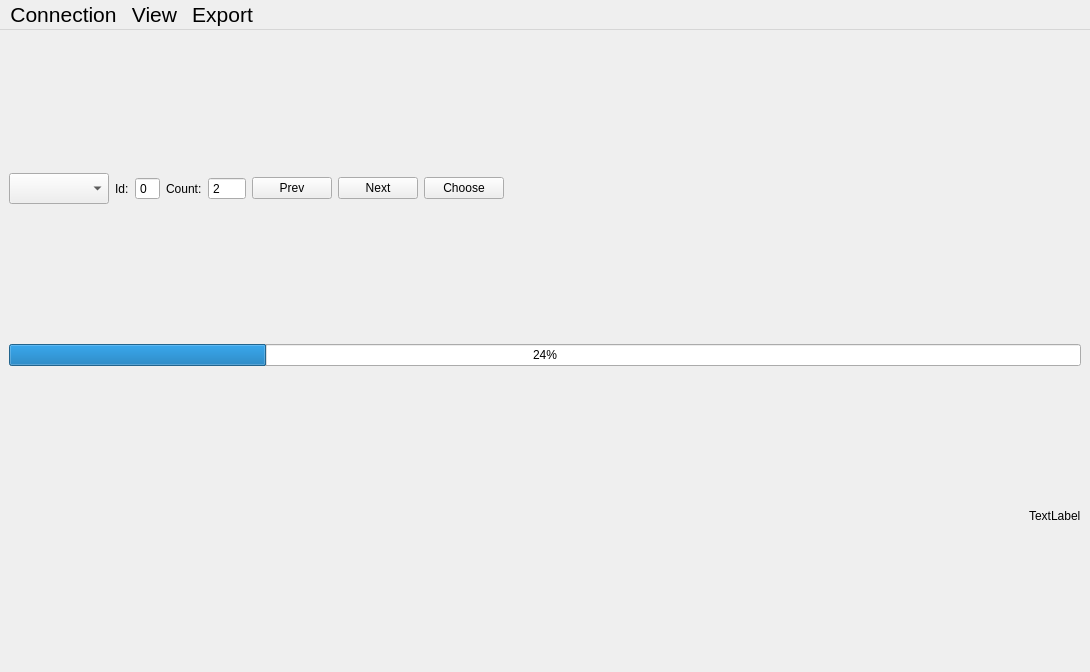
<?xml version="1.0" encoding="UTF-8"?>
<ui version="4.0">
 <class>MainWindow</class>
 <widget class="QMainWindow" name="MainWindow">
  <property name="geometry">
   <rect>
    <x>0</x>
    <y>0</y>
    <width>1090</width>
    <height>672</height>
   </rect>
  </property>
  <property name="windowTitle">
   <string>TICSummary</string>
  </property>
  <widget class="QWidget" name="centralwidget">
   <layout class="QVBoxLayout" name="verticalLayout">
    <item>
     <layout class="QHBoxLayout" name="horizontalLayout">
      <item>
       <widget class="QComboBox" name="comboBoxType">
        <property name="font">
         <font>
          <pointsize>14</pointsize>
         </font>
        </property>
        <property name="focusPolicy">
         <enum>Qt::NoFocus</enum>
        </property>
       </widget>
      </item>
      <item>
       <widget class="QLabel" name="labelId">
        <property name="text">
         <string>Id:</string>
        </property>
       </widget>
      </item>
      <item>
       <widget class="QSpinBox" name="spinBoxId">
        <property name="focusPolicy">
         <enum>Qt::ClickFocus</enum>
        </property>
        <property name="buttonSymbols">
         <enum>QAbstractSpinBox::NoButtons</enum>
        </property>
        <property name="keyboardTracking">
         <bool>true</bool>
        </property>
       </widget>
      </item>
      <item>
       <widget class="QLabel" name="label">
        <property name="text">
         <string>Count:</string>
        </property>
       </widget>
      </item>
      <item>
       <widget class="QSpinBox" name="spinBoxCountSum">
        <property name="focusPolicy">
         <enum>Qt::ClickFocus</enum>
        </property>
        <property name="buttonSymbols">
         <enum>QAbstractSpinBox::NoButtons</enum>
        </property>
        <property name="minimum">
         <number>2</number>
        </property>
        <property name="maximum">
         <number>1000</number>
        </property>
       </widget>
      </item>
      <item>
       <widget class="QPushButton" name="pushButtonPrev">
        <property name="toolTip">
         <string>Key Left</string>
        </property>
        <property name="text">
         <string>Prev</string>
        </property>
        <property name="shortcut">
         <string>Left</string>
        </property>
        <property name="autoRepeat">
         <bool>true</bool>
        </property>
        <property name="autoRepeatDelay">
         <number>300</number>
        </property>
        <property name="autoRepeatInterval">
         <number>100</number>
        </property>
       </widget>
      </item>
      <item>
       <widget class="QPushButton" name="pushButtonNext">
        <property name="toolTip">
         <string>Key Right</string>
        </property>
        <property name="text">
         <string>Next</string>
        </property>
        <property name="shortcut">
         <string>Right</string>
        </property>
        <property name="autoRepeat">
         <bool>true</bool>
        </property>
        <property name="autoRepeatDelay">
         <number>300</number>
        </property>
        <property name="autoRepeatInterval">
         <number>100</number>
        </property>
       </widget>
      </item>
      <item>
       <widget class="QPushButton" name="pushButtonChooseRecord">
        <property name="text">
         <string>Choose</string>
        </property>
       </widget>
      </item>
      <item>
       <spacer name="horizontalSpacer">
        <property name="orientation">
         <enum>Qt::Horizontal</enum>
        </property>
        <property name="sizeHint" stdset="0">
         <size>
          <width>40</width>
          <height>20</height>
         </size>
        </property>
       </spacer>
      </item>
     </layout>
    </item>
    <item>
     <layout class="QHBoxLayout" name="horizontalLayoutGraphics"/>
    </item>
    <item>
     <widget class="QProgressBar" name="progressBarTask">
      <property name="value">
       <number>24</number>
      </property>
     </widget>
    </item>
    <item>
     <layout class="QHBoxLayout" name="horizontalLayout_Information">
      <item>
       <spacer name="horizontalSpacer_2">
        <property name="orientation">
         <enum>Qt::Horizontal</enum>
        </property>
        <property name="sizeHint" stdset="0">
         <size>
          <width>40</width>
          <height>0</height>
         </size>
        </property>
       </spacer>
      </item>
      <item>
       <widget class="QLabel" name="labelVersion">
        <property name="sizePolicy">
         <sizepolicy hsizetype="Preferred" vsizetype="Minimum">
          <horstretch>0</horstretch>
          <verstretch>0</verstretch>
         </sizepolicy>
        </property>
        <property name="maximumSize">
         <size>
          <width>16777215</width>
          <height>20</height>
         </size>
        </property>
        <property name="text">
         <string>TextLabel</string>
        </property>
       </widget>
      </item>
     </layout>
    </item>
   </layout>
  </widget>
  <widget class="QMenuBar" name="menubar">
   <property name="geometry">
    <rect>
     <x>0</x>
     <y>0</y>
     <width>1090</width>
     <height>31</height>
    </rect>
   </property>
   <property name="font">
    <font>
     <pointsize>16</pointsize>
    </font>
   </property>
   <widget class="QMenu" name="menuFile">
    <property name="font">
     <font>
      <pointsize>16</pointsize>
     </font>
    </property>
    <property name="title">
     <string>Export</string>
    </property>
    <addaction name="separator"/>
    <addaction name="actionExportDataToCsv"/>
   </widget>
   <widget class="QMenu" name="menuEdit">
    <property name="font">
     <font>
      <pointsize>16</pointsize>
     </font>
    </property>
    <property name="title">
     <string>Connection</string>
    </property>
    <addaction name="actionConnectionSqlDatabase"/>
   </widget>
   <widget class="QMenu" name="menuView">
    <property name="title">
     <string>View</string>
    </property>
    <addaction name="actionPlots"/>
    <addaction name="actionReset_position"/>
   </widget>
   <addaction name="menuEdit"/>
   <addaction name="menuView"/>
   <addaction name="menuFile"/>
  </widget>
  <action name="actionFrom_sql_database">
   <property name="text">
    <string>from sql database</string>
   </property>
   <property name="font">
    <font>
     <pointsize>16</pointsize>
    </font>
   </property>
  </action>
  <action name="actionmeasured_data_to_csv">
   <property name="text">
    <string>measured data to csv</string>
   </property>
   <property name="font">
    <font>
     <pointsize>16</pointsize>
    </font>
   </property>
  </action>
  <action name="actionConnectionSqlDatabase">
   <property name="text">
    <string>Edit</string>
   </property>
   <property name="font">
    <font>
     <pointsize>16</pointsize>
    </font>
   </property>
  </action>
  <action name="actionPlots">
   <property name="text">
    <string>Plots</string>
   </property>
   <property name="font">
    <font>
     <pointsize>16</pointsize>
    </font>
   </property>
   <property name="autoRepeat">
    <bool>false</bool>
   </property>
  </action>
  <action name="actionReset_position">
   <property name="text">
    <string>Reset position</string>
   </property>
   <property name="font">
    <font>
     <pointsize>16</pointsize>
    </font>
   </property>
  </action>
  <action name="actionMeasuredDataToCSV">
   <property name="checkable">
    <bool>true</bool>
   </property>
   <property name="text">
    <string>Measured data to csv</string>
   </property>
   <property name="autoRepeat">
    <bool>false</bool>
   </property>
  </action>
  <action name="actionSave_state_program">
   <property name="enabled">
    <bool>false</bool>
   </property>
   <property name="text">
    <string>Save state program</string>
   </property>
  </action>
  <action name="actionExportDataToCsv">
   <property name="text">
    <string>Data to csv</string>
   </property>
  </action>
 </widget>
 <resources/>
 <connections/>
</ui>
